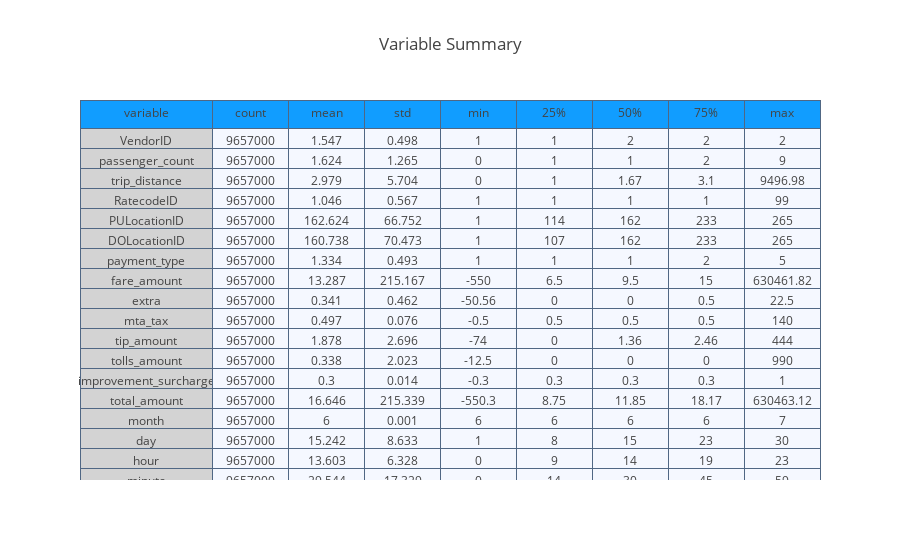

The notebook cell this image was saved under:
### Markdown cell above
## Initial Data Check Using Summary Statistics

### Code cell
#create summary stats of attributes

summary = data_merged.describe().transpose().reset_index().rename(columns = {"index" : 
                                                                          "variable"})
summary  = np.around(summary,3)

var_lst = [summary["variable"],summary["count"],summary['mean'],summary['std'],
           summary["min"],summary["25%"],summary["50%"],summary["75%"],summary["max"]]

table = go.Table(header = dict(values = summary.columns.tolist(),
                               line = dict(color = ['#506784']),
                               fill = dict(color = ['#119DFF']),
                              ),
                 cells  = dict(values = var_lst,
                               line = dict(color = ['#506784']),
                               fill = dict(color = ["lightgrey",'#F5F8FF']),
                              ),
                 columnwidth = [140,80,80,80,80,80,80,80,80])
                
layout = go.Layout(dict(title = "Variable Summary"))
figure = go.Figure(data=[table],layout=layout)
py.iplot(figure)

### Figure 1 — Plotly figure (JSON) as saved in the notebook; plotly's stock layout.template omitted (floating-point values rounded to 4 significant figures; data arrays with more than 128 entries replaced by an {"elided": "..."} marker saying what was removed)
{"data": [{"cells": {"fill": {"color": ["lightgrey", "#F5F8FF"]}, "line": {"color": ["#506784"]}, "values": {"elided": "9x22 mixed values"}}, "columnwidth": [140, 80, 80, 80, 80, 80, 80, 80, 80], "header": {"fill": {"color": ["#119DFF"]}, "line": {"color": ["#506784"]}, "values": ["variable", "count", "mean", "std", "min", "25%", "50%", "75%", "max"]}, "type": "table"}], "layout": {"title": "Variable Summary"}}
